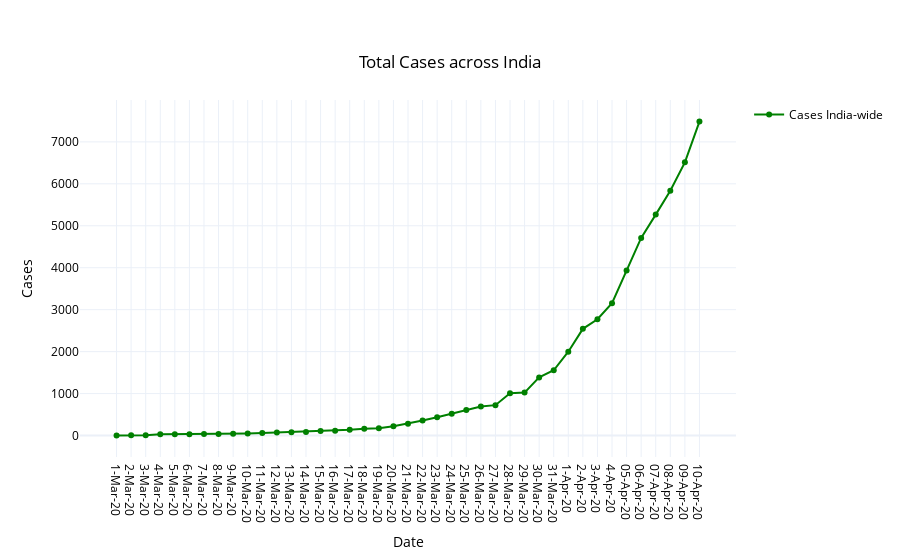

Notebook cell for this chart:
### Markdown cell above
## Data Across India

### Code cell
fig = go.Figure(data=go.Scatter(x=df2['DATE'], y=df2['TOTAL_CASES'], name='Cases India-wide', mode='lines+markers', line_color='green'))
fig.update_layout(
    showlegend=True,
    title= {
        'text': 'Total Cases across India',
        'y':0.9,
        'x':0.5,
        'xanchor': 'center',
        'yanchor': 'top'
    },
    
    xaxis_title="Date",
    yaxis_title="Cases",
    template='plotly_white',
    font=dict(
        color="black"
    )
)
fig.show()

### Figure 1 — Plotly figure (JSON) as saved in the notebook; plotly's stock layout.template omitted (floating-point values rounded to 4 significant figures)
{"data": [{"line": {"color": "green"}, "mode": "lines+markers", "name": "Cases India-wide", "type": "scatter", "x": ["1-Mar-20", "2-Mar-20", "3-Mar-20", "4-Mar-20", "5-Mar-20", "6-Mar-20", "7-Mar-20", "8-Mar-20", "9-Mar-20", "10-Mar-20", "11-Mar-20", "12-Mar-20", "13-Mar-20", "14-Mar-20", "15-Mar-20", "16-Mar-20", "17-Mar-20", "18-Mar-20", "19-Mar-20", "20-Mar-20", "21-Mar-20", "22-Mar-20", "23-Mar-20", "24-Mar-20", "25-Mar-20", "26-Mar-20", "27-Mar-20", "28-Mar-20", "29-Mar-20", "30-Mar-20", "31-Mar-20", "1-Apr-20", "2-Apr-20", "3-Apr-20", "4-Apr-20", "05-Apr-20", "06-Apr-20", "07-Apr-20", "08-Apr-20", "09-Apr-20", "10-Apr-20"], "y": [3, 5, 6, 28, 30, 31, 34, 39, 44, 50, 60, 73, 81, 84, 110, 114, 137, 162, 173, 223, 283, 360, 434, 519, 606, 694, 724, 1008, 1024, 1385, 1556, 1998, 2543, 2772, 3154, 3935, 4711, 5266, 5834, 6512, 7483]}], "layout": {"font": {"color": "black"}, "showlegend": true, "title": {"text": "Total Cases across India", "x": 0.5, "xanchor": "center", "y": 0.9, "yanchor": "top"}, "xaxis": {"title": {"text": "Date"}}, "yaxis": {"title": {"text": "Cases"}}}}
